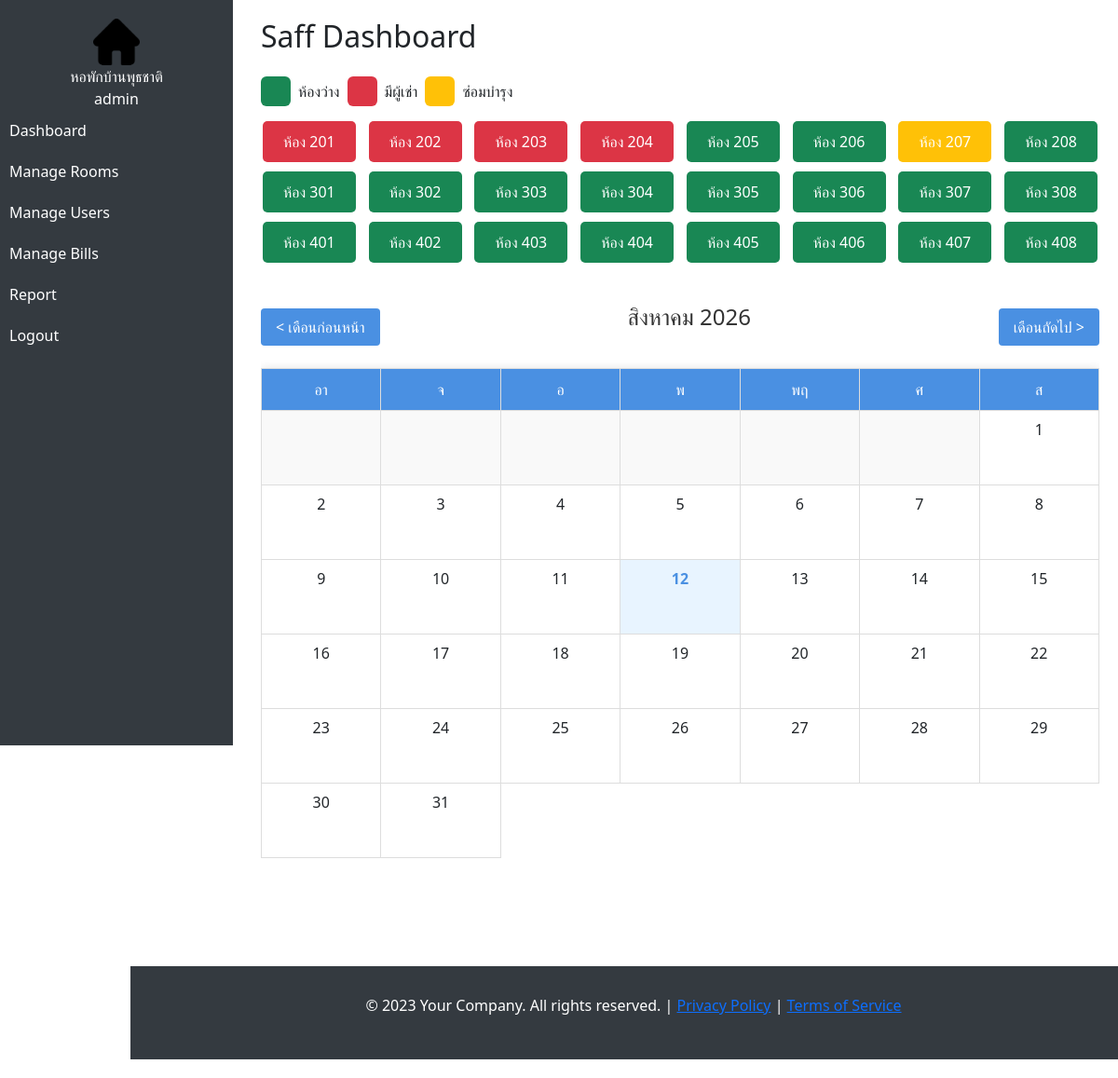
The app's page /staff/dashboard.php (signed in), older data.
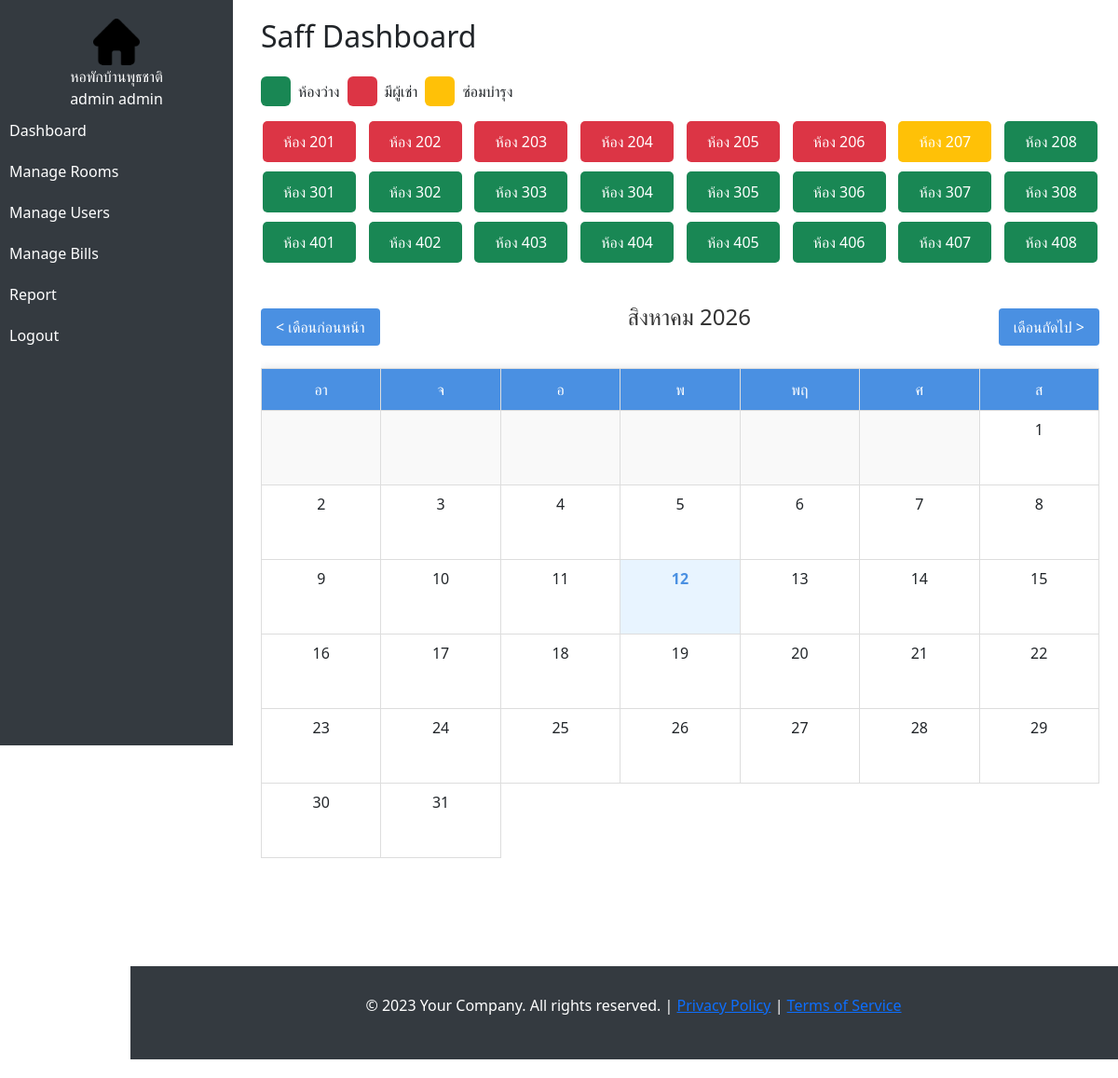
The same page, newer data.
### tables this page shows
CREATE TABLE `users` (
  `id` int(11) NOT NULL,
  `username` varchar(50) NOT NULL,
  `password` varchar(255) NOT NULL,
  `role` enum('admin','staff','tenant') NOT NULL,
  `full_name` varchar(100) NOT NULL,
  `phone` varchar(20) DEFAULT NULL,
  `email` varchar(100) DEFAULT NULL,
  `created_at` timestamp NOT NULL DEFAULT current_timestamp(),
  `IDCard` int(200) DEFAULT NULL,
  `Img` varchar(200) DEFAULT NULL,
  `idcard_img` varchar(200) DEFAULT NULL,
  `charter` varchar(200) DEFAULT NULL
);

### staff/dashboard.php (the view, shortened to what this page needs)
<?php
include '../config/database.php';
if (isset($_SESSION['user_id'])) {
    $user_id = $_SESSION['user_id'];
    $user_sql = "SELECT full_name FROM users WHERE id = ?";
    $stmt = $conn->prepare($user_sql);
    $stmt->bind_param("i", $user_id);
    $stmt->execute();
    $user_result = $stmt->get_result();
    $user_data = $user_result->fetch_assoc();
    $full_name = $user_data['full_name'] ?? 'Guest';
} else {
    $full_name = 'Guest';
}
$sql = "SELECT id, room_number, status FROM rooms";
$result = $conn->query($sql);
?>
<!DOCTYPE html>
<html lang="en">
<head>
    <link href="https://cdn.jsdelivr.net/npm/bootstrap@5.3.0/dist/css/bootstrap.min.css" rel="stylesheet">
</head>
<body>
    <div class="sidebar">
        <img src="../assets/images/home.png" alt="Logo" width="50">
        <center style="color: white;">หอพักบ้านพุธชาติ</center>
        <center style="color: white;"><?php echo htmlspecialchars($full_name); ?></center>
        <a href="dashboard.php">Dashboard</a>
        <a href="manage_rooms.php">Manage Rooms</a>
        <a href="manage_users.php">Manage Users</a>
        <a href="manage_bills.php">Manage Bills</a>
        <a href="reports.php">Report</a>
        <a href="../public/logout.php">Logout</a>
    </div>
    <div class="content">
        <h2 class="mb-4 " style ="text-align: left;">Saff Dashboard</h2>
        <div class="d-flex  gap-1 my-3">
            <div class="bg-success text-white p-3 rounded"></div>
            <div class=" p-1 rounded">ห้องว่าง</div>
            <div class="bg-danger text-white p-3 rounded"></div>
            <div class=" p-1 rounded">มีผู้เช่า</div>
            <div class="bg-warning text-white p-3 rounded"></div>
            <div class=" p-1 rounded">ซ่อมบำรุง</div>
        </div>
        <div class="room-status">
            <?php while ($room = $result->fetch_assoc()) : ?>
            <div class="room <?php
                                    echo $room['status'] == 'available' ? 'available' : ($room['status'] == 'occupied' ? 'occupied' : 'maintenance');
                                    ?>">
                ห้อง <?php echo $room['room_number']; ?>
            </div>
            <?php endwhile; ?>
        </div>
        <br>
       <?php
            include '../assets/assets/calendar.php';
       ?>
        <br>
        <br>
        <br>
        <br>
<footer>
        <p>&copy; 2023 Your Company. All rights reserved. | <a href="#">Privacy Policy</a> | <a href="#">Terms of
                Service</a></p>
</footer>
</body>
</html>

Row changes from the older to the newer data that the page shows:
changed users: full_name "admin" → "admin admin"
changed rooms (number 5 of 24 on the later page): status "available" → "occupied" (drawn)
changed rooms (number 6 of 24 on the later page): status "available" → "occupied" (drawn)
